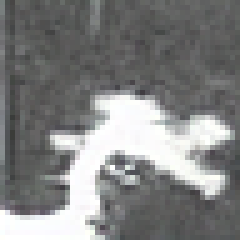
#> input picture tests/fonts_en_res/小学堂字形prep/㚘/小篆/0.png, 48 x 48 px, found by its file name (shown 5 times larger)
$ python redraw.py
#> lines starting #> are read from the running program, lines starting #| are printed output that depends on the picture; after the words box and inside, x2 and y2 are one past the last pixel; in counts of white or black regions, pixels touching at a corner belong together
import cv2
from PIL import Image
import numpy as np
import matplotlib.pyplot as plt

image = cv2.imread(r"/mnt/task_runtime/prep/觥/小篆/0.png", -1)
#> image is the input picture: shape (48, 48, 3); mean B, G, R 129.4, 129.6, 128.9
print(image.shape)
#| (48, 48, 3)
# 交换第三和第四通道数据

if image.shape[2] == 4:
    image[:,:,1] = image[:,:,3]

    # 删除第四通道数据
    image = cv2.cvtColor(image, cv2.COLOR_BGRA2BGR)
    img=image
    # 打印图像的维度
    print("Image shape:", img.shape)

img=image

# 图像BGR转RGB
img_rgb = cv2.cvtColor(img, cv2.COLOR_BGR2RGB)

# 图像灰度化
gray = cv2.cvtColor(img, cv2.COLOR_BGR2GRAY)

# 进行二值化操作，将灰度图像中小于某个值的设为0，大于某个值的设为255，这里设定阈值为127
# 你可以根据实际提供的图片，尝试调整这个阈值，以更好地将背景和对象区分开
ret, binary = cv2.threshold(gray, 127, 255, cv2.THRESH_BINARY)
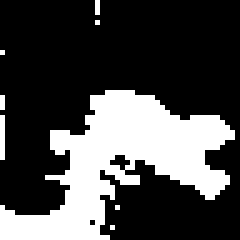
#> binary: shape (48, 48) (shown 5 times larger); 28.3% white; 8 white regions (7 under 20 px)

# 寻找对象的轮廓
contours, hierarchy = cv2.findContours(binary, cv2.RETR_TREE, cv2.CHAIN_APPROX_SIMPLE)
#> contours = 10 contours, 9 with area under 20; largest, box (x1, y1, x2, y2) and area: (0, 18, 47, 48) 553

# 创建一个全白图片
white = np.ones_like(img_rgb) * 255

# 将对象的轮廓画在全白图片上
image = cv2.drawContours(white, contours, -1, (0, 0, 0), 2)
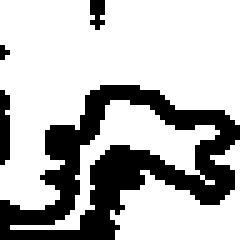
#> image: shape (48, 48, 3) (shown 5 times larger); 72.6% white; 4 black regions (2 under 20 px), largest, box (x1, y1, x2, y2) and area: (0, 17, 48, 48) 587, (0, 18, 2, 33) 27

cv2.imwrite("/mnt/task_runtime/prep/觥/小篆/000p.png", image)
